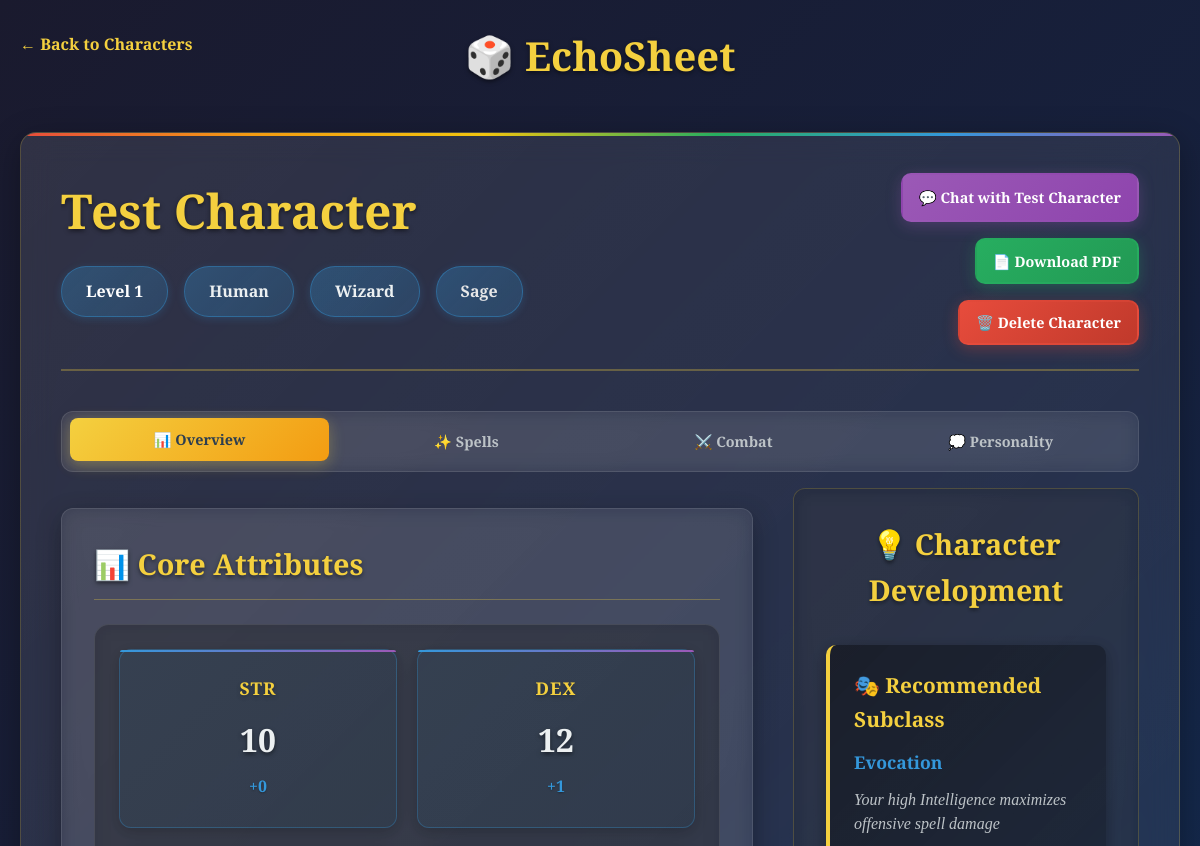
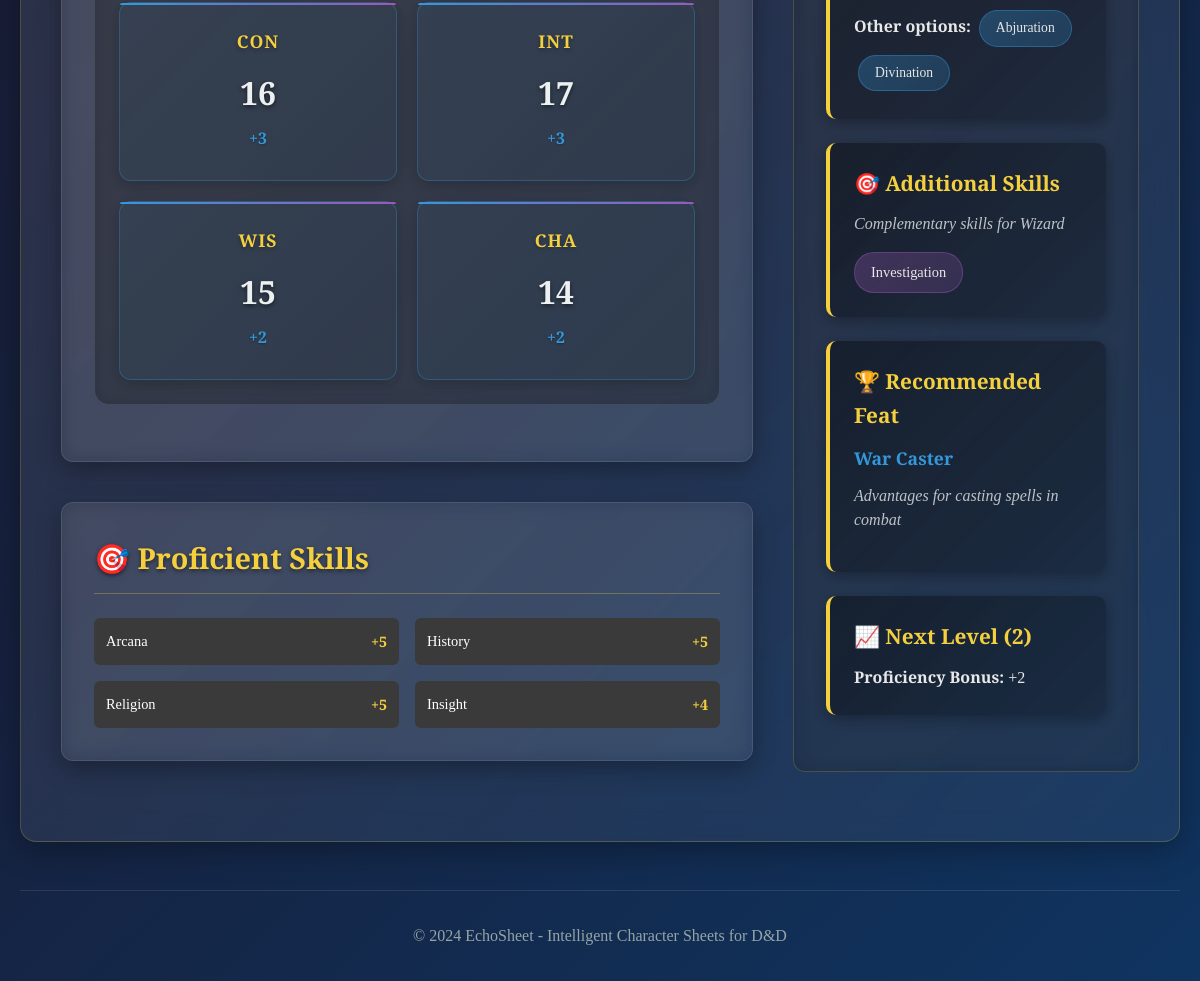
Page /character/24 on the committed database (2 pictures, top to bottom).
### tables this page shows
CREATE TABLE characters (
            id INTEGER PRIMARY KEY AUTOINCREMENT,
            name TEXT NOT NULL,
            race TEXT NOT NULL,
            char_class TEXT NOT NULL,
            level INTEGER DEFAULT 1,
            background TEXT,
            attributes TEXT,
            skills TEXT,
            feats TEXT,
            spells TEXT,
            personality_traits TEXT,
            history_log TEXT,
            chat_history TEXT,
            created_at TIMESTAMP DEFAULT CURRENT_TIMESTAMP
        , cantrips TEXT, spells_known TEXT);

### app.py (the view)
@app.route('/character/<int:character_id>')
def view_character(character_id):
    conn = sqlite3.connect('db.sqlite')
    cursor = conn.cursor()
    cursor.execute('SELECT * FROM characters WHERE id = ?', (character_id,))
    char_data = cursor.fetchone()
    conn.close()
    if not char_data:
        return redirect(url_for('index'))
    character = Character(
        id=char_data[0],
        name=char_data[1],
        race=char_data[2],
        char_class=char_data[3],
        level=char_data[4],
        background=char_data[5],
        attributes=json.loads(char_data[6]) if char_data[6] and char_data[6].strip() else {},
        skills=json.loads(char_data[7]) if char_data[7] and char_data[7].strip() else [],
        feats=json.loads(char_data[8]) if char_data[8] and char_data[8].strip() else [],
        cantrips=json.loads(char_data[14]) if char_data[14] and char_data[14].strip() else [],
        spells_known=json.loads(char_data[15]) if char_data[15] and char_data[15].strip() else [],
        personality_traits=char_data[10] or ''
    )
    character.spells = character.cantrips + character.spells_known
    cantrips_info = []
    spells_info = []
    for cantrip_name in character.cantrips:
        spell_info = spell_manager.get_spell_info(cantrip_name)
        if spell_info:
            cantrips_info.append(spell_info)
    for spell_name in character.spells_known:
        spell_info = spell_manager.get_spell_info(spell_name)
        if spell_info:
            spells_info.append(spell_info)
    recommendations = recommender.get_recommendations(character)
    return render_template('character.html',
                         character=character,
                         recommendations=recommendations,
                         cantrips_info=cantrips_info,
                         spells_info=spells_info)

### models.py (called while the page is built)
    def get_attribute_modifier(self, attribute: str) -> int:
        if attribute not in self.attributes:
            return 0
        return (self.attributes[attribute] - 10) // 2

    def get_proficiency_bonus(self) -> int:
        return (self.level - 1) // 4 + 2

    def get_spellcasting_ability(self) -> str:
        spellcasting_abilities = {
            'Wizard': 'Intelligence',
            'Cleric': 'Wisdom',
            'Bard': 'Charisma',
            'Sorcerer': 'Charisma',
            'Warlock': 'Charisma',
            'Druid': 'Wisdom',
            'Paladin': 'Charisma',
            'Ranger': 'Wisdom'
        }
        return spellcasting_abilities.get(self.char_class, 'None')

    def get_spell_save_dc(self) -> str:
        if not self.get_spellcasting_ability():
            return 'N/A'
        ability_modifier = self.get_attribute_modifier(self.get_spellcasting_ability()[:3])
        proficiency_bonus = self.get_proficiency_bonus()
        base_dc = 8 + ability_modifier + proficiency_bonus
        return f"{base_dc}"

    def get_spell_attack_bonus(self) -> str:
        if not self.get_spellcasting_ability():
            return 'N/A'
        ability_modifier = self.get_attribute_modifier(self.get_spellcasting_ability()[:3])
        proficiency_bonus = self.get_proficiency_bonus()
        attack_bonus = ability_modifier + proficiency_bonus
        return f"{'+' if attack_bonus >= 0 else ''}{attack_bonus}"

    def get_spell_slots(self, level: int) -> int:
        if not self.get_spellcasting_ability():
            return 0
        spell_slots = {
            1: {1: 2},  # Level 1 character has 2 1st-level slots
            2: {1: 3},
            3: {1: 4, 2: 2},
            4: {1: 4, 2: 3},
            5: {1: 4, 2: 3, 3: 2},
            6: {1: 4, 2: 3, 3: 3},
            7: {1: 4, 2: 3, 3: 3, 4: 1},
            8: {1: 4, 2: 3, 3: 3, 4: 2},
            9: {1: 4, 2: 3, 3: 3, 4: 3, 5: 1},
            10: {1: 4, 2: 3, 3: 3, 4: 3, 5: 2}
        }
        return spell_slots.get(self.level, {}).get(level, 0)

    def get_speed(self) -> int:
        race_speeds = {
            'Human': 30, 'Elf': 30, 'Dwarf': 25, 'Halfling': 25,
            'Dragonborn': 30, 'Tiefling': 30, 'Half-Elf': 30, 'Half-Orc': 30,
            'Gnome': 25, 'Aarakocra': 25, 'Genasi': 30, 'Goliath': 30
        }
        return race_speeds.get(self.race, 30)

### templates/character.html (shortened to what this page needs)
<!DOCTYPE html>
<html lang="en">
<head>
    <link rel="stylesheet" href="{{ url_for('static', filename='styles.css') }}">
</head>
<body>
    <div class="container">
        <header class="main-header">
            <h1 class="title">🎲 EchoSheet</h1>
            <a href="{{ url_for('index') }}" class="back-link">← Back to Characters</a>
        </header>
        <main class="main-content">
            <div class="character-sheet">
                <div class="character-header">
                    <div class="character-info">
                        <h2 class="character-name">{{ character.name }}</h2>
                        <div class="character-basics">
                            <span class="character-level">Level {{ character.level }}</span>
                            <span class="character-race">{{ character.race }}</span>
                            <span class="character-class">{{ character.char_class }}</span>
                            {% if character.background %}
                                <span class="character-background">{{ character.background }}</span>
                            {% endif %}
                        </div>
                    </div>
                    <div class="character-actions">
                        <a href="{{ url_for('chat_with_character', character_id=character.id) }}" class="btn btn-accent">
                            💬 Chat with {{ character.name }}
                        </a>
                        <button class="btn btn-success download-pdf-btn"
                                data-character-id="{{ character.id }}"
                                data-character-name="{{ character.name }}"
                                title="Download PDF">
                            📄 Download PDF
                        </button>
                        <button class="btn btn-danger delete-character-btn"
                                data-character-id="{{ character.id }}"
                                data-character-name="{{ character.name }}">
                            🗑️ Delete Character
                        </button>
                    </div>
                </div>
                <div class="tab-navigation">
                    <button class="tab-btn active" data-tab="overview">
                        📊 Overview
                    </button>
                    <button class="tab-btn" data-tab="spells">
                        ✨ Spells
                    </button>
                    <button class="tab-btn" data-tab="combat">
                        ⚔️ Combat
                    </button>
                    <button class="tab-btn" data-tab="personality">
                        💭 Personality
                    </button>
                </div>
                <div class="tab-content">
                    <div class="tab-pane active" id="overview-tab">
                        <div class="sheet-content">
                            <div class="sheet-main">
                                <section class="attributes-section">
                                    <h3>📊 Core Attributes</h3>
                                    <div class="attributes-grid">
                                        {% for attr, value in character.attributes.items() %}
                                        <div class="attribute-card">
                                            <div class="attribute-name">{{ attr }}</div>
                                            <div class="attribute-value">{{ value }}</div>
                                            <div class="attribute-modifier">
                                                {% set modifier = character.get_attribute_modifier(attr) %}
                                                {% if modifier >= 0 %}+{% endif %}{{ modifier }}
                                            </div>
                                        </div>
                                        {% endfor %}
                                    </div>
                                </section>
                                <section class="skills-section">
                                    <h3>🎯 Proficient Skills</h3>
                                    <div class="skills-grid">
                                        {% for skill in character.skills %}
                                        <div class="skill-item">
                                            <span class="skill-name">{{ skill }}</span>
                                            <span class="skill-bonus">
                                                {% set bonus = character.get_skill_bonus(skill) %}
                                                {% if bonus >= 0 %}+{% endif %}{{ bonus }}
                                            </span>
                                        </div>
                                        {% endfor %}
                                    </div>
                                </section>
                            </div>
                            <div class="sheet-sidebar">
                                <section class="recommendations-section">
                                    <h3>💡 Character Development</h3>
                                    <div class="recommendation-card">
                                        <h4>🎭 Recommended Subclass</h4>
                                        <p class="recommendation-title">{{ recommendations.subclass.recommended }}</p>
                                        <p class="recommendation-reason">{{ recommendations.subclass.reason }}</p>
                                        <div class="recommendation-options">
                                            <strong>Other options:</strong>
                                            {% for subclass in recommendations.subclass.recommendations[:3] %}
                                                {% if subclass != recommendations.subclass.recommended %}
                                                <span class="option-tag">{{ subclass }}</span>
                                                {% endif %}
                                            {% endfor %}
                                        </div>
                                    </div>
                                    {% if recommendations.skills.recommendations %}
                                    <div class="recommendation-card">
                                        <h4>🎯 Additional Skills</h4>
                                        <p class="recommendation-reason">{{ recommendations.skills.reason }}</p>
                                        <div class="recommendation-list">
                                            {% for skill in recommendations.skills.recommendations %}
                                            <span class="recommendation-item">{{ skill }}</span>
                                            {% endfor %}
                                        </div>
                                    </div>
                                    {% endif %}
                                    <div class="recommendation-card">
                                        <h4>🏆 Recommended Feat</h4>
                                        <p class="recommendation-title">{{ recommendations.feats.recommended }}</p>
                                        <p class="recommendation-reason">{{ recommendations.feats.reason }}</p>
                                    </div>
                                    <div class="recommendation-card">
                                        <h4>📈 Next Level ({{ recommendations.next_level.level }})</h4>
                                        <p><strong>Proficiency Bonus:</strong> +{{ recommendations.next_level.proficiency_bonus }}</p>
                                    </div>
                                </section>
                            </div>
                        </div>
                    </div>
                                                    {% set modifier = character.get_attribute_modifier('Dexterity') %}
                </div>
            </div>
        </main>
        <footer class="main-footer">
            <p>&copy; 2024 EchoSheet - Intelligent Character Sheets for D&D</p>
        </footer>
    </div>
</body>
</html>

### rows in the picture
characters: name "Test Character", level "1", race "Human", char_class "Wizard", background "Sage"

### other values in the picture
{{ attr }} "STR" "DEX" "CON" "INT" "WIS" "CHA"
{{ value }} "10" "12" "16" "17" "15" "14"
{{ modifier }} "0" "1" "3" "3" "2" "2"
{{ skill }} "Arcana" "History" "Religion" "Insight"
{{ bonus }} "5" "5" "5" "4"
{{ recommendations.subclass.recommended }} "Evocation"
{{ recommendations.subclass.reason }} "Your high Intelligence maximizes offensive spell damage"
{{ subclass }} "Abjuration" "Divination"
{{ recommendations.skills.reason }} "Complementary skills for Wizard"
{{ skill }} "Investigation"
{{ recommendations.feats.recommended }} "War Caster"
{{ recommendations.feats.reason }} "Advantages for casting spells in combat"
{{ recommendations.next_level.level }} "2"
{{ recommendations.next_level.proficiency_bonus }} "2"
